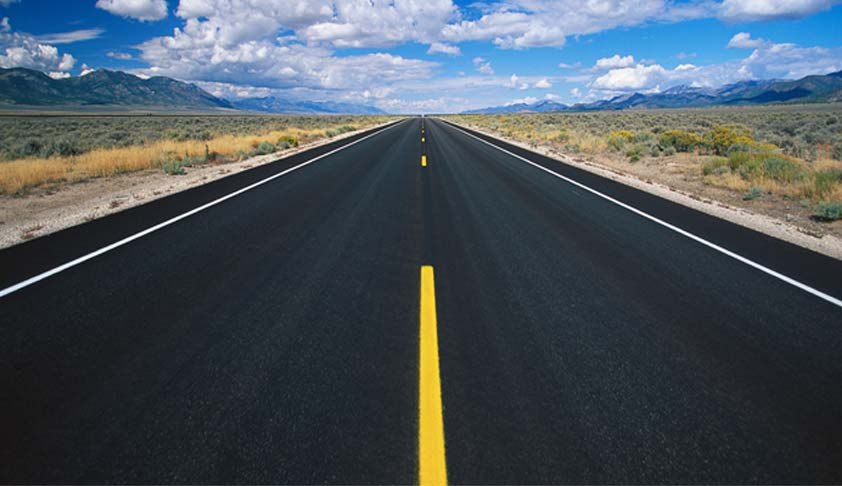
#> input picture Lab1/res/highway.jpg, 842 x 486 px
$ python line_fitting_template.py
#> lines starting #> are read from the running program, lines starting #| are printed output that depends on the picture
### Lab1/utils.py
import numpy as np
from PIL import Image


def read_img_mono(path):
    # The L flag converts it to 1 channel.
#> called with path = 'res/highway.jpg'
    img = Image.open(path).convert(mode="L")
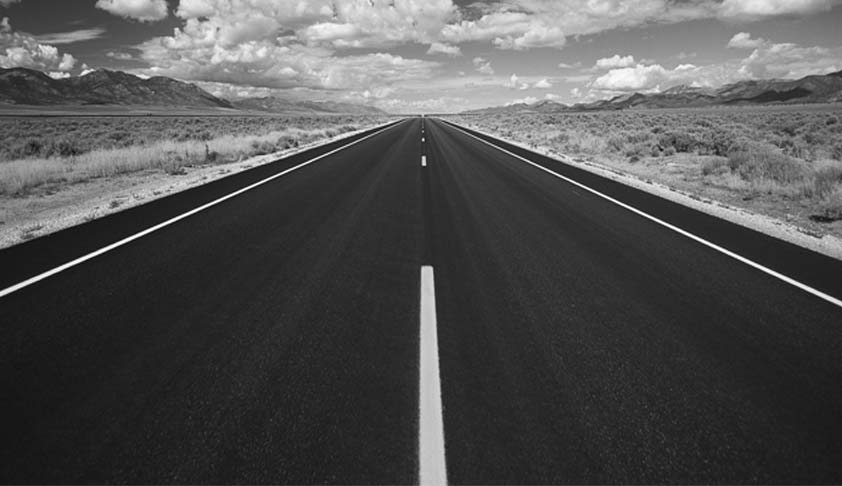
#> img: PIL image 842x486 L; min 3, max 255, mean 81.9
    return np.asarray(img)


def display_img(ndarray):
    Image.fromarray(ndarray.clip(0, 255).astype(np.uint8)).show()


def save_img(ndarray, path):
    Image.fromarray(ndarray.clip(0, 255).astype(np.uint8)).save(path)

### Lab1/line_fitting_template.py
# -*- coding: utf-8 -*-
"""
Created on Tue Oct 12 15:58:09 2021

@author: kini5
"""

import numpy as np
import matplotlib.pyplot as plt
from scipy.ndimage.filters import gaussian_filter
from scipy.signal import convolve2d

from utils import read_img_mono, display_img


img = read_img_mono("res/highway.jpg")
# Gaussian blur helps get rid of some noise before edge detection.
img_blur = gaussian_filter(img, sigma=2)
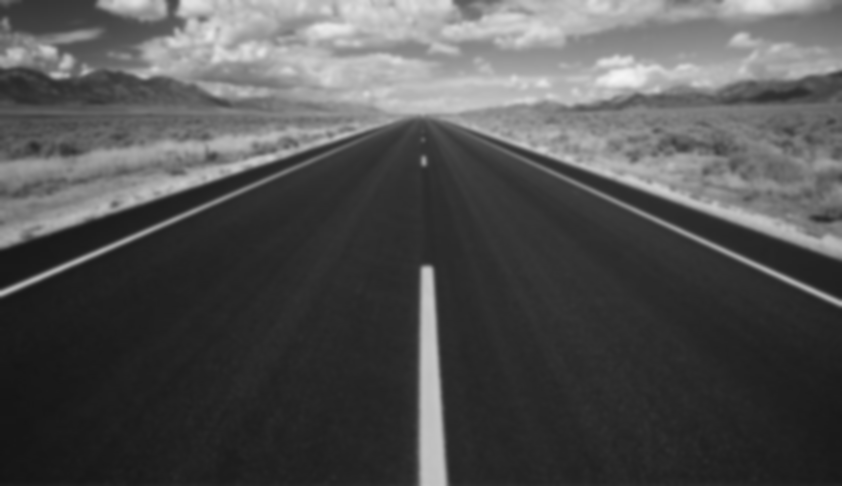
#> img_blur: shape (486, 842); min 21, max 245, mean 80.9

My = [[1, 1, 1], [0, 0, 0], [-1, -1, -1]]
dMy = convolve2d(img_blur, My, mode="same")
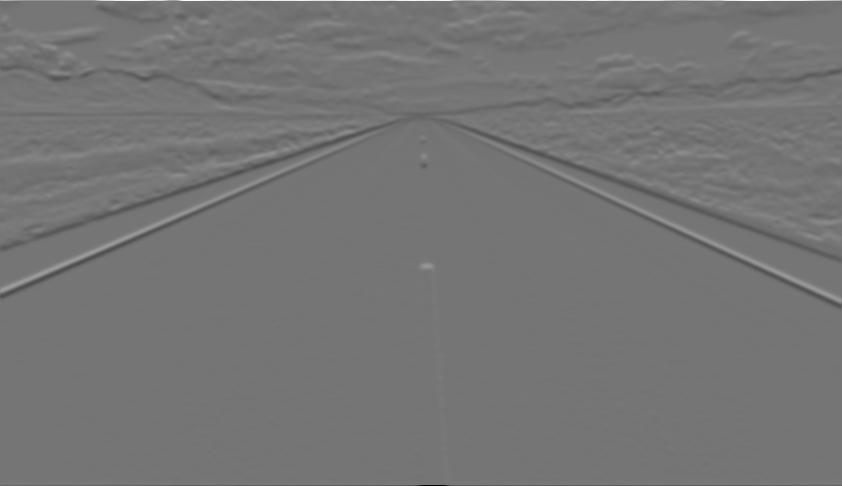
#> dMy: shape (486, 842) int64; min -584, max 684, mean -0.7; drawn with min black and max white
display_img(dMy)
#> in display_img, `Image.fromarray(ndarray.clip(0, 255).astype(np.uint8)).show()`:
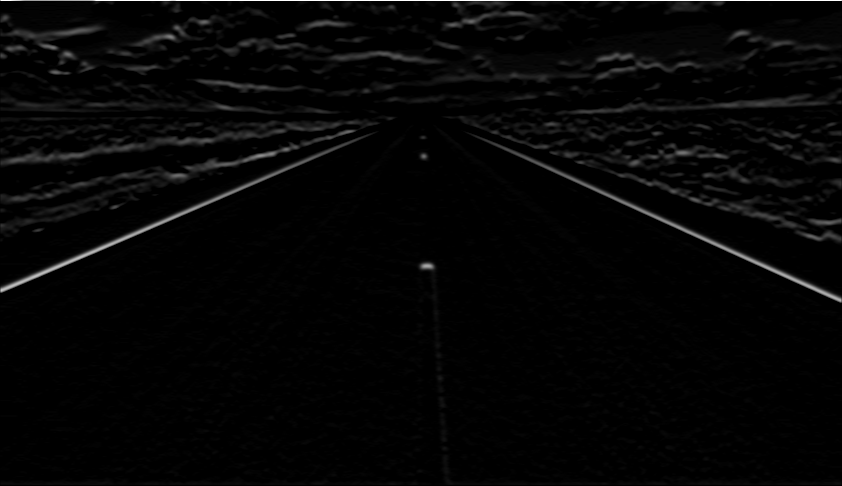
#> shown: PIL image 842x486 L; min 0, max 255, mean 5.5

# Heuristic edge detection. You may ingore this part.
edges = dMy.copy()
edges[edges < 110] = 0
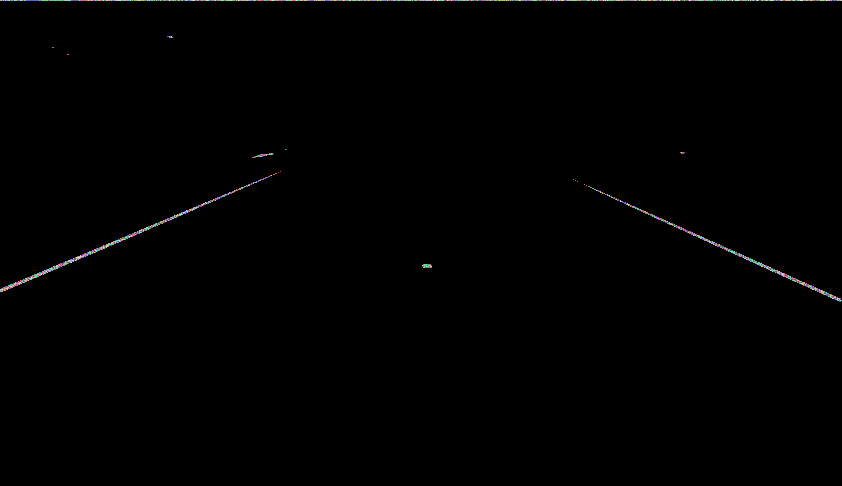
#> edges: shape (486, 842) int64; 400 distinct labels, from 0 to 684; one colour per label, 0 black
display_img(edges)
#> in display_img (call 2), `Image.fromarray(ndarray.clip(0, 255).astype(np.uint8)).show()`:
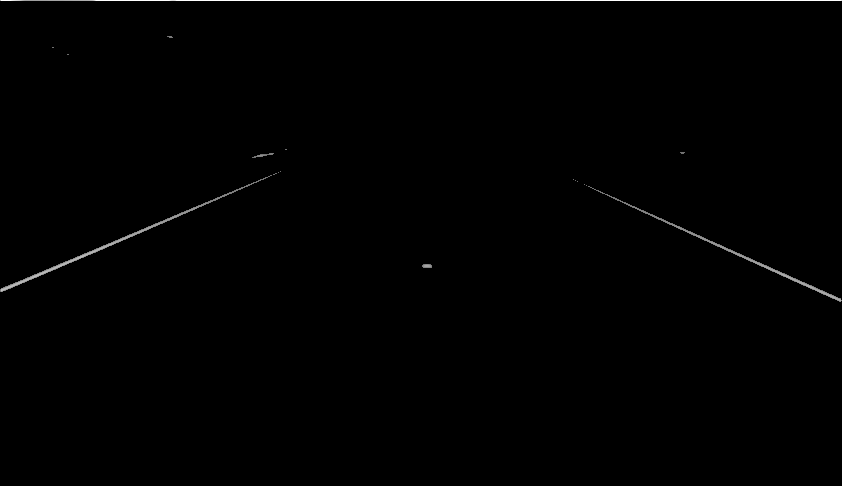
#> shown: PIL image 842x486 L; min 0, max 255, mean 1.1
edge_x, edge_y = np.where(edges > 0)
#> edge_x = 2490 values from 0 to 301; edge_y = 2490 values, max 841 at index 841, min 0 at index 0, mean 402.8
left_edge_x = []
left_edge_y = []
right_edge_x = []
right_edge_y = []
for idx in range(len(edge_x)):
    if edge_x[idx] > 0:
        if edge_y[idx] < 300:
            left_edge_x.append(edge_x[idx])
            left_edge_y.append(edge_y[idx])
        if edge_y[idx] > 500:
            right_edge_x.append(edge_x[idx])
            right_edge_y.append(edge_y[idx])
#> after the loop, left_edge_x = 897 values from 36 to 291; left_edge_y = 897 values, max 286 at index 14, min 0 at index 880, mean 123.5; right_edge_x = 714 values from 152 to 301; right_edge_y = 714 values, max 841 at index 711, min 573 at index 8, mean 731.6

# Here we have x and y coordinates stored in right_edge_x, right_edge_y,
# left_edge_x, left_edge_y, for the right and left sides of the road
# respectively. Use them to fit a linear boundary in each side of the road.


""" BEGIN SOLUTION """


""" END SOLUTION """
